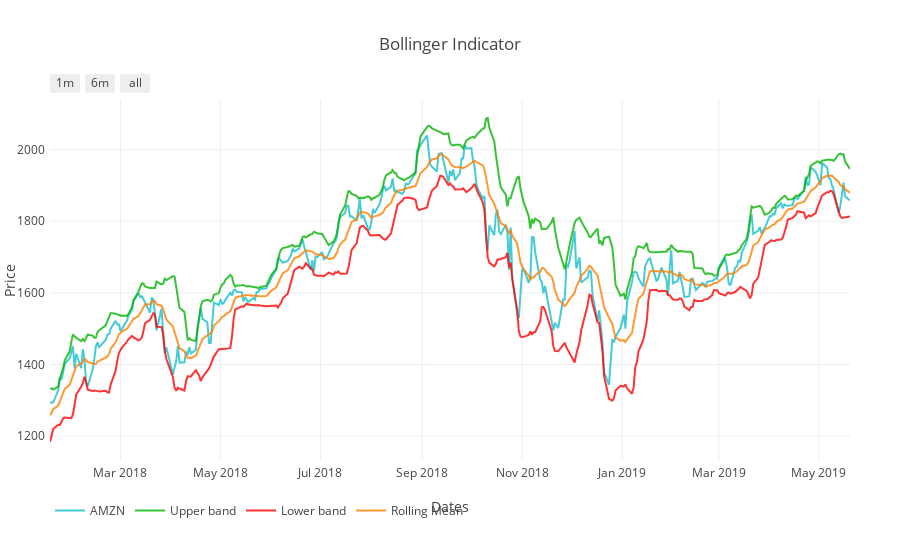

Notebook source saved alongside this figure:
### Markdown cell above
## Bollinger Bands

### Code cell
# Bollinger Bands
plot_boll = plot_bollinger(df_norm, symbol, output_type='nb')
iplot(plot_boll)

### Figure 1 — Plotly figure (JSON) as saved in the notebook; plotly's stock layout.template omitted (floating-point values rounded to 4 significant figures; data arrays with more than 128 entries replaced by an {"elided": "..."} marker saying what was removed)
{"data": [{"line": {"color": "#17BECF"}, "name": "AMZN", "opacity": 0.8, "type": "scatter", "uid": "cccda43b-78ef-4c7d-8215-ade98eabafc4", "x": {"elided": "337 str values"}, "y": {"elided": "337 float values"}}, {"line": {"color": "#04B404"}, "name": "Upper band", "opacity": 0.8, "type": "scatter", "uid": "e99ead02-1516-4309-9dc2-fe8ac3c98f3d", "x": {"elided": "337 str values"}, "y": {"elided": "337 float values"}}, {"line": {"color": "#FF0000"}, "name": "Lower band", "opacity": 0.8, "type": "scatter", "uid": "1fa2b2f1-8cea-4ff5-8322-4cda803546f9", "x": {"elided": "337 str values"}, "y": {"elided": "337 float values"}}, {"line": {"color": "#FF8000"}, "name": "Rolling Mean", "opacity": 0.8, "type": "scatter", "uid": "0c194fe1-39f9-452b-b361-3b2e8b427038", "x": {"elided": "337 str values"}, "y": {"elided": "337 float values"}}], "layout": {"autosize": true, "legend": {"orientation": "h"}, "margin": {"b": 100, "l": 50, "pad": 4, "r": 50, "t": 100}, "showlegend": true, "title": {"text": "Bollinger Indicator"}, "xaxis": {"range": ["2018-01-17", "2019-05-20"], "rangeselector": {"buttons": [{"count": 1, "label": "1m", "step": "month", "stepmode": "backward"}, {"count": 6, "label": "6m", "step": "month", "stepmode": "backward"}, {"step": "all"}]}, "title": {"text": "Dates"}, "type": "date"}, "yaxis": {"autorange": true, "range": [1133.0, 2139.0], "title": {"text": "Price"}, "type": "linear"}}}
